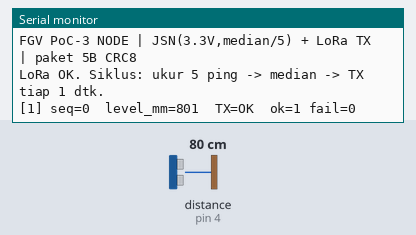
This sketch was run on a simulated Arduino Uno, built for the host (arithmetic inside an expression is 32-bit, double 64-bit). Parts: the last lines printed to the serial monitor. Wiring (inferred from the names in the program): ultrasonic range finder: trigger pin 5; echo pin 4. The test bench sets the inputs (shaded band); at power-on: distance to the obstacle (sensor on pin 4) 80 cm. The echo pulse lasts 58.3 µs per cm; no radio packets arrive unless stated.

Above: at 1.7 s.
1.8 s: distance to the obstacle (sensor on pin 4) set to 2 cm
At 3.2 s:
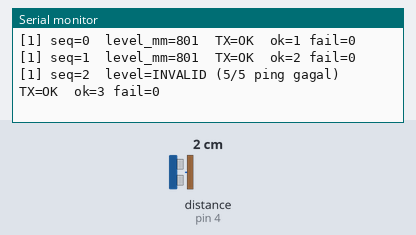
4.8 s: distance to the obstacle (sensor on pin 4) set to 35 cm
At 5.6 s:
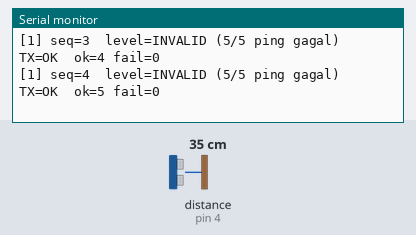

The sketch:

poc3_node.ino
```cpp
/*
 * FGV PROTOTIPE — PoC-3 : End-to-end mini
 * JSN-SR04T (3.3V) → median/5 → level_mm → paket CRC8 → LoRa TX
 * =====================================================================
 * Gabungan poc1_sensor (pemenang LULUS, galat +3.6 mm offset) dan
 * poc2_tx_node (PDR 100%). Pin tidak bentrok:
 *   JSN: TRIG=5, ECHO=4 (3.3V path)  ·  LoRa: NSS=10 SCK=12 MISO=13 MOSI=11 RST=9 DIO0=8
 *
 * Paket 5 byte (packed): node_id | seq | level_mm (u16) | crc8
 *   level_mm = 0xFFFF berarti INVALID (aturan: unknown ≠ 0).
 *   Offset kalibrasi per sensor: LEVEL_OFFSET_MM (PoC-1 terukur +3.6 mm;
 *   konstanta disiapkan, default 0 sampai keputusan kalibrasi final).
 *
 * Radio persis poc2 (tervalidasi bench, PDR 100%): 433 MHz, SF9, BW125,
 * CR4/5, sync 0xF1, CRC on.
 *
 * ⚠️ ANTENA WAJIB TERPASANG SEBELUM SKETCH INI JALAN.
 * Board: esp32:esp32:esp32s3 · Serial: 115200
 */

#include <LoRa.h>
#include <SPI.h>
#include <stdint.h>

// ---------------- Pin map (ARSITEKTUR §2.1) -------------------------------
#define LORA_NSS   10
#define LORA_SCK   12
#define LORA_MISO  13
#define LORA_MOSI  11
#define LORA_RST   9
#define LORA_DIO0  8

const uint8_t PIN_TRIG = 5;   // JSN trigger, 3.3V aman
const uint8_t PIN_ECHO = 4;   // JSN echo, 3.3V path (WIRING.md PoC-1)

// ---------------- Konstanta sensor (keputusan PoC-1) -----------------------
const float SPEED_OF_SOUND_MPS = 343.42f;        // 20 degC
const float US_TO_MM           = SPEED_OF_SOUND_MPS / 2.0f / 1000.0f;
const uint8_t  N_SAMPLES         = 5;
const uint32_t PING_INTERVAL_MS  = 60;
const uint32_t ECHO_TIMEOUT_US   = 30000;
const float    MM_MIN            = 200.0f;
const float    MM_MAX            = 4500.0f;
const uint8_t  INVALID_TOLERANCE = 3;
const float    LEVEL_OFFSET_MM   = 0.0f;        // kalibrasi per sensor (±3.6 mm)
const uint16_t LEVEL_INVALID     = 0xFFFF;

// ---------------- Radio (identik poc2, tervalidasi) ------------------------
const long    RF_FREQ_HZ   = 433000000L;
const int     RF_SF        = 9;
const long    RF_BW        = 125E3;
const int     RF_CR        = 5;
const uint8_t RF_SYNCWORD = 0xF1;
const uint32_t TX_PERIOD_MS = 1000;

const uint8_t NODE_ID = 1;      // 1=HULU (PoC: satu node saja)

struct __attribute__((packed)) Poc3Tx {
  uint8_t  node_id;
  uint8_t  seq;
  uint16_t level_mm;      // 0xFFFF = INVALID
  uint8_t  crc8;
};

uint8_t crc8(const uint8_t *data, uint8_t len) {
  uint8_t crc = 0x00;
  while (len--) {
    crc ^= *data++;
    for (uint8_t i = 0; i < 8; i++)
      crc = (crc & 0x80) ? (uint8_t)((crc << 1) ^ 0x07) : (uint8_t)(crc << 1);
  }
  return crc;
}

// ---------------- Sensor ----------------------------------------------------
float takePingMm() {
  digitalWrite(PIN_TRIG, LOW);
  delayMicroseconds(4);
  digitalWrite(PIN_TRIG, HIGH);
  delayMicroseconds(10);
  digitalWrite(PIN_TRIG, LOW);

  const uint32_t echo_us = pulseIn(PIN_ECHO, HIGH, ECHO_TIMEOUT_US);
  if (echo_us == 0) return NAN;
  const float mm = (float)echo_us * US_TO_MM;
  if (mm < MM_MIN || mm > MM_MAX) return NAN;
  return mm;
}

float medianOf(float *v, uint8_t n) {
  for (uint8_t i = 1; i < n; i++) {
    const float key = v[i];
    int8_t j = i - 1;
    while (j >= 0 && v[j] > key) { v[j + 1] = v[j]; j--; }
    v[j + 1] = key;
  }
  return (n & 1) ? v[n / 2] : (v[n / 2 - 1] + v[n / 2]) / 2.0f;
}

// ---------------- State -----------------------------------------------------
uint8_t seq = 0;
uint32_t tx_ok = 0, tx_fail = 0, n_invalid_cycles = 0;

void setup() {
  Serial.begin(115200);
  pinMode(PIN_TRIG, OUTPUT);
  pinMode(PIN_ECHO, INPUT);
  digitalWrite(PIN_TRIG, LOW);
  delay(500);
  Serial.println();
  Serial.println(F("FGV PoC-3 NODE | JSN(3.3V,median/5) + LoRa TX | paket 5B CRC8"));

  SPI.begin(LORA_SCK, LORA_MISO, LORA_MOSI, LORA_NSS);
  LoRa.setPins(LORA_NSS, LORA_RST, LORA_DIO0);
  if (!LoRa.begin(RF_FREQ_HZ)) {
    Serial.println(F("FATAL: LoRa.begin gagal."));
    while (true) delay(1000);
  }
  LoRa.setSpreadingFactor(RF_SF);
  LoRa.setSignalBandwidth(RF_BW);
  LoRa.setCodingRate4(RF_CR);
  LoRa.setSyncWord(RF_SYNCWORD);
  LoRa.enableCrc();
  Serial.println(F("LoRa OK. Siklus: ukur 5 ping -> median -> TX tiap 1 dtk."));
}

void loop() {
  const uint32_t t0 = millis();

  // --- ukur: median dari 5 (identik poc1) ---
  float valid[N_SAMPLES];
  uint8_t n_valid = 0, n_invalid = 0;
  for (uint8_t i = 0; i < N_SAMPLES; i++) {
    const float mm = takePingMm();
    if (isnan(mm)) n_invalid++; else valid[n_valid++] = mm;
    if (i < N_SAMPLES - 1) {
      const int32_t r = (int32_t)((i + 1) * PING_INTERVAL_MS)
                        - (int32_t)(millis() - t0);
      if (r > 0) delay((uint32_t)r);
    }
  }

  uint16_t level_tx;
  float level_reported;
  if (n_invalid >= INVALID_TOLERANCE ||
      n_valid < (N_SAMPLES - INVALID_TOLERANCE + 1)) {
    level_tx = LEVEL_INVALID;                       // unknown ≠ 0
    level_reported = NAN;
    n_invalid_cycles++;
  } else {
    level_reported = medianOf(valid, n_valid) + LEVEL_OFFSET_MM;
    level_tx = (uint16_t)(level_reported + 0.5f);
  }

  // --- TX ---
  Poc3Tx p;
  p.node_id  = NODE_ID;
  p.seq      = seq;
  p.level_mm = level_tx;
  p.crc8     = crc8((uint8_t *)&p, sizeof(p) - 1);

  LoRa.beginPacket();
  LoRa.write((uint8_t *)&p, sizeof(p));
  const int ok = LoRa.endPacket();
  if (ok == 1) tx_ok++; else tx_fail++;

  Serial.print(F("["));
  Serial.print(NODE_ID);
  Serial.print(F("] seq="));
  Serial.print(seq);
  if (isnan(level_reported)) {
    Serial.print(F("  level=INVALID ("));
    Serial.print(n_invalid);
    Serial.print(F("/5 ping gagal)"));
  } else {
    Serial.print(F("  level_mm="));
    Serial.print(level_tx);
  }
  Serial.print(F("  TX="));
  Serial.print(ok == 1 ? F("OK") : F("FAIL"));
  Serial.print(F("  ok="));
  Serial.print(tx_ok);
  Serial.print(F(" fail="));
  Serial.println(tx_fail);
  seq++;

  const int32_t remain = (int32_t)TX_PERIOD_MS - (int32_t)(millis() - t0);
  if (remain > 0) delay((uint32_t)remain);
}
```

Measured:
- after the input at 1.8 s, the serial monitor: prints a new line after 1.0 s (image 1)
